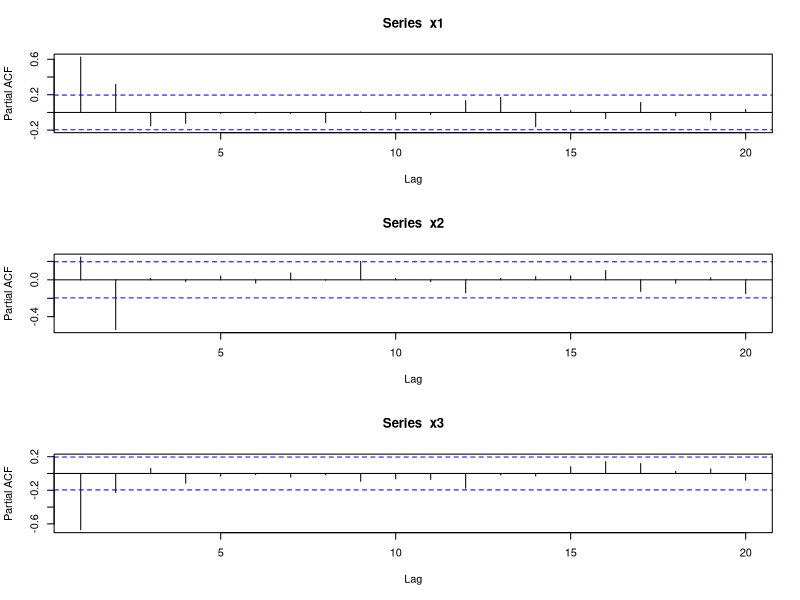

R code for this plot:
# 设置工作路径
setwd("D:\\softwares\\applied statistics\\rcodelearning\\chap14\\sourcecode")
# 设置随机数种子
set.seed(1)
# 样本量
samplesize <- 100
# MA序列1
x1 <- arima.sim(
    n = samplesize, # 样本量
    list(ar = c(0.5, 0.3))
)
# MA序列2
x2 <- arima.sim(
    n = samplesize, # 样本量
    list(ar = c(0.5, -0.5))
)
# MA序列3
x3 <- arima.sim(
    n = samplesize, # 样本量
    list(ar = c(-0.75, -0.3))
)
# 开始绘图
dev.new()
# 保存文件
pdf("../codeimage/code4.pdf")
# 设置子图
par(mfrow = c(3, 1))
# 偏自相关函数图
pacf(x1)
pacf(x2)
pacf(x3)
# 关闭图形
dev.off()
# 关闭文件
dev.off()
# 保存工作空间
save.image("R4.RData")
